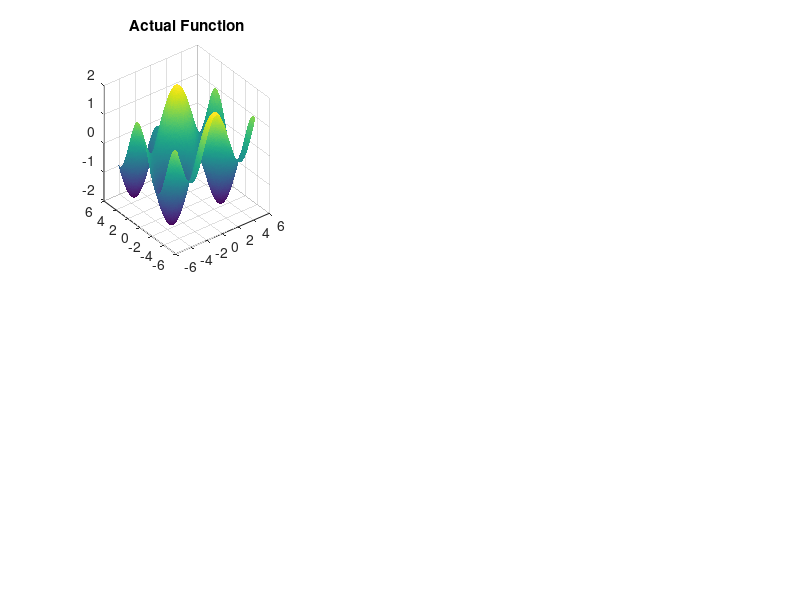

This chart was generated by the following MATLAB code: (Note: this script raises an error after producing the figure.)
clear all; close all; clc;

%% Create the Training/Testing Data

shouldLoad = "sin_cos_2_20_10_10_1.mat";

N = 200;

%Training Input
x1_train = linspace(-5,5,N);
x2_train = linspace(-5,5,N);
[X1_train,X2_train] = meshgrid(x1_train,x2_train); % input domain
[n,m] = size(X1_train);
input_train = [reshape(X1_train,n*m,1),reshape(X2_train,n*m,1)]; % reshape input data

% Testing input (more densely sampled)
x1_test = linspace(min(x1_train),max(x1_train),2*N);
x2_test = x1_test;
[X1_test,X2_test] = meshgrid(x1_test,x2_test); % input domain
[p,q] = size(X1_test);
input_test = [reshape(X1_test,p*q,1),reshape(X2_test,p*q,1)];

% Function to learn
f = @(X1,X2)cos(X1)+sin(X2);

% Training data and validation data
Y_train = f(X1_train,X2_train);
Y_validate = f(X1_test,X2_test);

%%
figure('Position',[0,0,1500,900])
subplot(2,3,1)
surf(X1_train, X2_train, Y_train, 'EdgeColor', 'none');
title('Actual Function')

%% Train Network
output_train = reshape(Y_train,n*m,1); % reshape output data  

layers = [featureInputLayer(2) 
         fullyConnectedLayer(20)
         reluLayer
         fullyConnectedLayer(10)
         reluLayer
         fullyConnectedLayer(10)
         reluLayer
         fullyConnectedLayer(1)
         regressionLayer];
     
options = trainingOptions("sgdm",'Momentum', 0.95, MaxEpochs = 200,Plots='training-progress');
     
if shouldLoad == 0
    net = trainNetwork(input_train, output_train, layers, options);
else
    load(shouldLoad);
end

%% Validate the Network

output_test = predict(net,input_test); 
Y_test = reshape(output_test,p,q);

subplot(2,3,2)
%plot3(X_test(:,1),X_test(:,2),output_test,'.')
surf(X1_test,X2_test,Y_test, 'EdgeColor', 'none');
title('Neural Net Approx')

subplot(2,3,3)
surf(X1_test,X2_test,Y_test-Y_validate, 'EdgeColor', 'none');
title('Approximation Error')

pause(0.1)

%% Plot neural network output space 

[x1_min, x1_max] = deal(double(min(x1_test)), double(max(x1_test)));
[x2_min, x2_max] = deal(double(min(x2_test)), double(max(x2_test)));
x1 = (x1_max - x1_min)*rand(1, N) + x1_min;
x2 = (x2_max - x2_min)*rand(1, N) + x2_min;

Z_nn = [x1; x2];

Ws = {double(net.Layers(2).Weights), double(net.Layers(4).Weights), double(net.Layers(6).Weights), double(net.Layers(8).Weights)};
bs = {double(net.Layers(2).Bias), double(net.Layers(4).Bias), double(net.Layers(6).Bias), double(net.Layers(8).Bias)};

%save("sin_cos_2_20_10_10_1_W_b.mat","bs","Ws");

% Ws = {double(net.Layers(2).Weights), double(net.Layers(4).Weights), double(net.Layers(6).Weights)};
% bs = {double(net.Layers(2).Bias), double(net.Layers(4).Bias), double(net.Layers(6).Bias)};

%% Construct Hybrid Zonotope
tic

% Construct input zonotope
g11 = (x1_max - x1_min)/2;
g22 = (x2_max - x2_min)/2;
Gx = diag([g11, g22]);
cx = zeros(2, 1);
X = hybZono(cx, Gx, [], [], [], [], []);

% Calculate output zonotope
% Z_nn = multilayer_relu(X, Ws, bs, false);
% 
% Gx_tilde = [zeros(size(Gx, 1), size(Z_nn.Gc, 2) - size(Gx, 2)), Gx];
% XZ = hybZono([cx;Z_nn.c],[Gx_tilde;Z_nn.Gc],[zeros(size(Gx,1),size(Z_nn.Gb,2));Z_nn.Gb],Z_nn.Ac,Z_nn.Ab,Z_nn.b);
% 
% Z_zono = XZ;

[Z,XZ] = relu_neural_network(Ws,bs,100,X);

fprintf('Zonotope model: ')
toc

box = intervalBox(XZ);
toc

%% Plot Hybrid Zonotope

subplot(2,3,4)
XZ.plot();
title('Hybrid Zonotope')
toc

%%

%save("sin_cos_2_20_10_10_1.mat")
